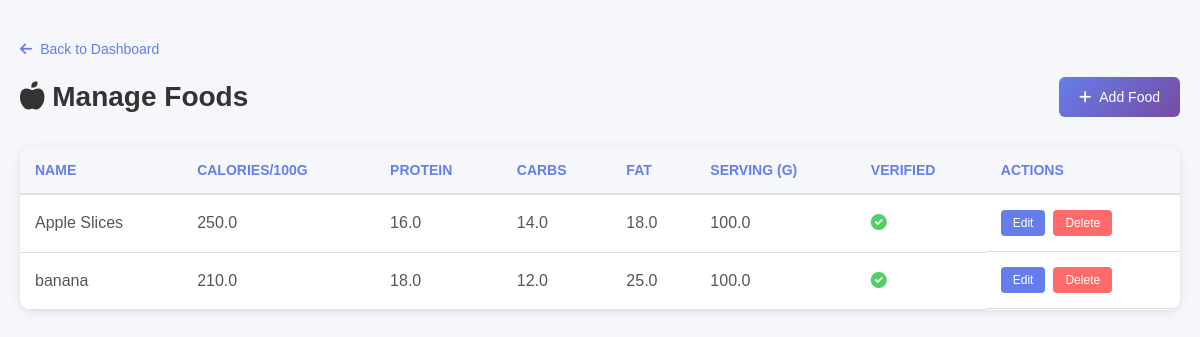
The app's page /custom-admin/foods/ (signed in) with its own data.
### Calory/models.py (models this page shows)
class Food(models.Model):
    MEAL_CHOICES = [
        ("breakfast","Breakfast"),
        ("lunch","Lunch"),
        ("dinner","Dinner"),
        ("snack","Snack"),
    ]
    name = models.CharField(max_length=100)
    meal_type = models.CharField(max_length=20, choices=MEAL_CHOICES)
    calories_100g = models.FloatField()
    protein = models.FloatField()
    carbs = models.FloatField()
    fat = models.FloatField()
    serving_grams = models.FloatField(default=100)
    verified = models.BooleanField(default=True)

### Admin/views.py (the view)
    def wrapper(request, *args, **kwargs):
        if not is_admin(request.user):
            return redirect('admin_login')
        return view_func(request, *args, **kwargs)

### Admin/views.py (called while the page is built)
def is_admin(user):
    try:
        return user.admin_profile.is_active
    except AdminUser.DoesNotExist:
        return False

def admin_required(view_func):
    def wrapper(request, *args, **kwargs):
        if not is_admin(request.user):
            return redirect('admin_login')
        return view_func(request, *args, **kwargs)
    return wrapper

@admin_required
@login_required
def manage_foods(request):
    foods = Food.objects.all().order_by('name')
    return render(request, 'Admin/manage_foods.html', {'foods': foods})

### Admin/templates/Admin/manage_foods.html (shortened to what this page needs)
{% load static %}
<!DOCTYPE html>
<html lang="en">
<head>
    <link rel="stylesheet" href="https://cdnjs.cloudflare.com/ajax/libs/font-awesome/6.0.0/css/all.min.css">
</head>
<body>
    <div class="container">
        <a href="{% url 'admin_dashboard' %}" class="back-link">
            <i class="fas fa-arrow-left"></i> Back to Dashboard
        </a>
        <div class="header">
            <h1><i class="fas fa-apple-alt"></i> Manage Foods</h1>
            <a href="{% url 'admin_add_food' %}" class="btn">
                <i class="fas fa-plus"></i> Add Food
            </a>
        </div>
        <table>
            <thead>
                <tr>
                    <th>Name</th>
                    <th>Calories/100g</th>
                    <th>Protein</th>
                    <th>Carbs</th>
                    <th>Fat</th>
                    <th>Serving (g)</th>
                    <th>Verified</th>
                    <th>Actions</th>
                </tr>
            </thead>
            <tbody>
                {% for food in foods %}
                <tr>
                    <td>{{ food.name }}</td>
                    <td>{{ food.calories_100g }}</td>
                    <td>{{ food.protein }}</td>
                    <td>{{ food.carbs }}</td>
                    <td>{{ food.fat }}</td>
                    <td>{{ food.serving_grams }}</td>
                    <td>{% if food.verified %}<span style="color: #51cf66;"><i class="fas fa-check-circle"></i></span>{% else %}<span style="color: #ff6b6b;"><i class="fas fa-times-circle"></i></span>{% endif %}</td>
                    <td class="actions">
                        <a href="{% url 'admin_edit_food' food.id %}">Edit</a>
                        <a href="{% url 'admin_delete_food' food.id %}" class="delete" onclick="return confirm('Delete this food?');">Delete</a>
                    </td>
                </tr>
                {% empty %}
                <tr>
                    <td colspan="8" style="text-align: center; color: #999;">No foods found.</td>
                </tr>
                {% endfor %}
            </tbody>
        </table>
    </div>
</body>
</html>

### Admin/templates/Admin/manage_foods.html (style rules this page uses)
* { margin: 0; padding: 0; box-sizing: border-box; }
body { background: #f5f7fa; font-family: 'Poppins', sans-serif; min-height: 100vh; }
.container { max-width: 1200px; margin: 40px auto; padding: 0 20px; }
.header { display: flex; justify-content: space-between; align-items: center; margin-bottom: 30px; }
.header h1 { color: #333; font-size: 28px; }
.btn { padding: 12px 20px; background: linear-gradient(135deg, #667eea 0%, #764ba2 100%); color: white; border: none; border-radius: 6px; text-decoration: none; display: inline-flex; align-items: center; gap: 8px; cursor: pointer; transition: all 0.3s ease; font-size: 14px; }
table { width: 100%; background: white; border-collapse: collapse; border-radius: 12px; overflow: hidden; box-shadow: 0 2px 10px rgba(0, 0, 0, 0.1); }
thead { background: #f5f7fa; border-bottom: 2px solid #e0e0e0; }
th { padding: 15px; text-align: left; font-weight: 600; color: #667eea; font-size: 14px; text-transform: uppercase; }
td { padding: 15px; border-bottom: 1px solid #e0e0e0; color: #555; }
.actions { display: flex; gap: 8px; }
.actions a { padding: 6px 12px; background: #667eea; color: white; border-radius: 4px; text-decoration: none; font-size: 12px; transition: all 0.3s ease; }
.actions a.delete { background: #ff6b6b; }
.back-link { display: inline-flex; align-items: center; gap: 8px; color: #667eea; text-decoration: none; margin-bottom: 20px; font-size: 14px; }

### records on screen
Food: name "Apple Slices", calories_100g "250.0", protein "16.0", carbs "14.0", fat "18.0", serving_grams "100.0", verified True (drawn)
Food: name "banana", calories_100g "210.0", protein "18.0", carbs "12.0", fat "25.0", serving_grams "100.0", verified True (drawn)
